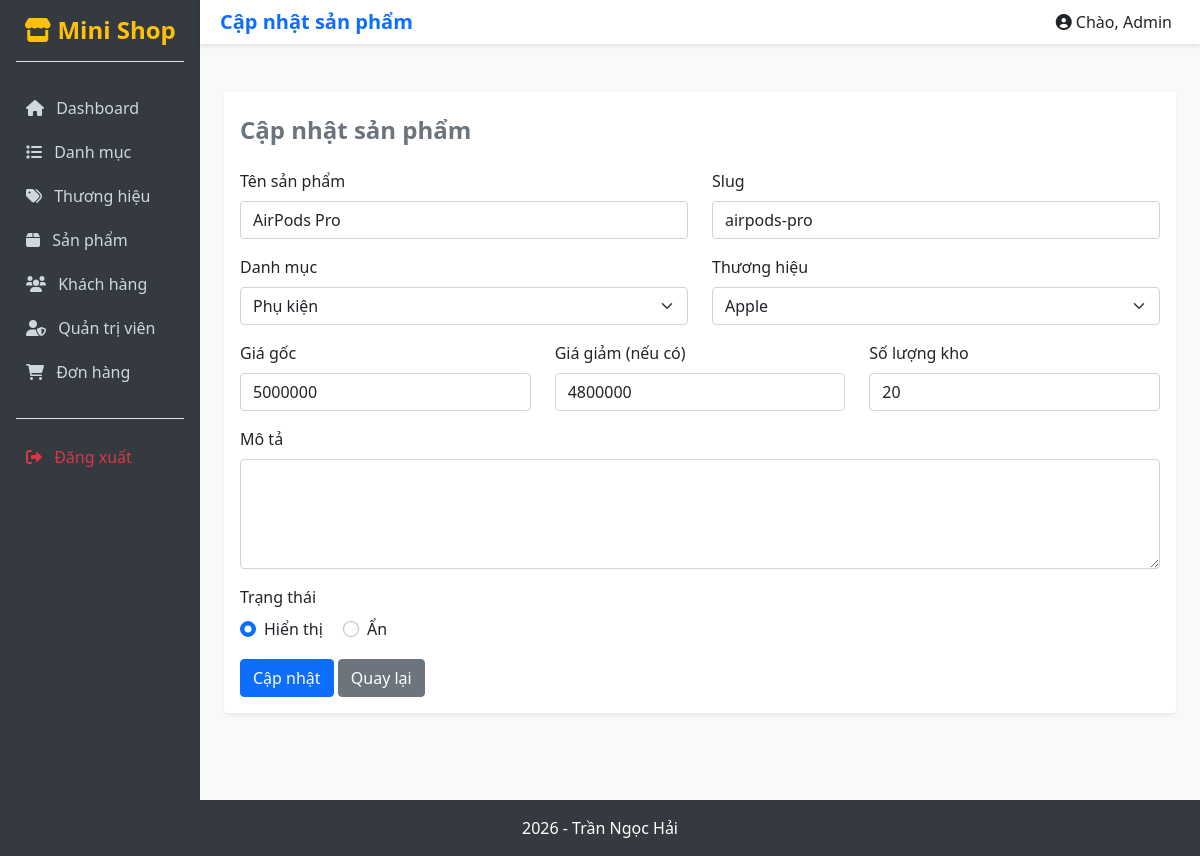
The app's page /views/admin/products/edit.php?id=4 with its own data.
### tables this page shows
CREATE TABLE `products` (
  `id` int(11) NOT NULL,
  `category_id` int(11) NOT NULL,
  `brand_id` int(11) NOT NULL,
  `proname` varchar(200) NOT NULL,
  `slug` varchar(150) DEFAULT NULL,
  `price` decimal(10,0) NOT NULL,
  `discount_price` decimal(10,0) NOT NULL,
  `quantity` int(11) DEFAULT 0,
  `image` varchar(255) DEFAULT NULL,
  `description` text DEFAULT NULL,
  `status` tinyint(1) DEFAULT 1,
  `created_at` datetime DEFAULT current_timestamp(),
  `updated_at` datetime DEFAULT current_timestamp() ON UPDATE current_timestamp()
);

CREATE TABLE `categories` (
  `id` int(11) NOT NULL,
  `catename` varchar(100) NOT NULL,
  `slug` varchar(150) DEFAULT NULL,
  `image` varchar(255) DEFAULT NULL,
  `description` text DEFAULT NULL,
  `status` tinyint(1) DEFAULT 1,
  `created_at` datetime DEFAULT current_timestamp(),
  `updated_at` datetime DEFAULT current_timestamp() ON UPDATE current_timestamp()
);

CREATE TABLE `brands` (
  `id` int(11) NOT NULL,
  `brandname` varchar(100) NOT NULL,
  `slug` varchar(150) DEFAULT NULL,
  `image` varchar(255) DEFAULT NULL,
  `description` text DEFAULT NULL,
  `status` tinyint(1) DEFAULT 1,
  `created_at` datetime DEFAULT current_timestamp(),
  `updated_at` datetime DEFAULT current_timestamp() ON UPDATE current_timestamp()
);

### config/Database.php (called while the page is built, shortened)
<?php
class Database {
    protected string $host = "localhost";
    protected string $database = "tranngochai_database";
    protected string $username = "root";
    protected string $password = "";
    protected function connect(): void {
        try {
            $this->conn = new mysqli(
                $this->host,
                $this->username,
                $this->password,
                $this->database
            );
        } catch (Exception $e) {
            echo "Lỗi: " . $e->getMessage();
        }
    }
}
?>

### dao/ProductDAO.php (called while the page is built, shortened)
<?php
require_once __DIR__ . "/BaseDAO.php";
require_once __DIR__ . "/../models/Product.php";
class ProductDAO extends BaseDAO {
    public function findById(int $id) {
        try {
            $sql = "SELECT * FROM products WHERE id=?";
            $stmt = $this->prepare($sql);
            $stmt->bind_param("i", $id);
            $stmt->execute();
            $result = $stmt->get_result();
            if ($row = $result->fetch_assoc()) {
                $product = new Product((int)$row["category_id"], (int)$row["brand_id"], $row["proname"], $row["slug"], (float)$row["price"], (float)$row["discount_price"], (int)$row["quantity"], $row["image"], $row["description"], (int)$row["status"]);
                $product->id = $row["id"];
                return $product;
            }
        } catch (Exception $e) { throw $e; }
        return null;
    }
}
?>

### dao/BaseDAO.php (called while the page is built, shortened)
<?php
require_once __DIR__ . "/../config/Database.php";
class BaseDAO extends Database {
    protected function executeQuery(string $sql) {
        return $this->conn->query($sql);
    }
    protected function prepare(string $sql) {
        return $this->conn->prepare($sql);
    }
}
?>

### models/Product.php (called while the page is built, shortened)
<?php
class Product {
    public function __construct(int $categoryId = 0, int $brandId = 0, string $proname = "", string $slug = "", float $price = 0, float $discountPrice = 0, int $quantity = 0, ?string $image = null, ?string $description = null, int $status = 1) {
        $this->categoryId = $categoryId;
        $this->brandId = $brandId;
        $this->proname = $proname;
        $this->slug = $slug;
        $this->price = $price;
        $this->discountPrice = $discountPrice;
        $this->quantity = $quantity;
        $this->status = $status;
    }
}
?>

### dao/CategoryDAO.php (called while the page is built, shortened)
<?php
require_once __DIR__ . "/BaseDAO.php";
require_once __DIR__ . "/../models/Category.php";
class CategoryDAO extends BaseDAO {
    public function getAll($keyword = "") {
        $list = [];
        try {
            $sql = "SELECT * FROM categories";
            $sql .= " ORDER BY catename";
            if (!empty($keyword)) {
                $stmt = $this->prepare($sql);
                $param = "%" . $keyword . "%";
                $stmt->bind_param("ss", $param, $param);
                $stmt->execute();
                $result = $stmt->get_result();
            } else {
                $result = $this->executeQuery($sql);
            }
            while ($row = $result->fetch_assoc()) {
                $category = new Category($row["catename"], $row["slug"], $row["image"], $row["description"], (int)$row["status"]);
                $category->id = (int)$row["id"];
                $category->createdAt = $row["created_at"];
                $category->updatedAt = $row["updated_at"];
                $list[] = $category;
            }
        } catch (Exception $e) { echo "Lỗi: " . $e->getMessage(); }
        return $list;
    }
}
?>

### models/Category.php (called while the page is built, shortened)
<?php
class Category
{
    public function __construct(string $name = "", string $slug = "", ?string $image = null, ?string $description = null, int $status = 1)
    {
        $this->name = $name;
    }
}
?>

### dao/BrandDAO.php (called while the page is built, shortened)
<?php
require_once __DIR__ . "/BaseDAO.php";
require_once __DIR__ . "/../models/Brand.php";
class BrandDAO extends BaseDAO {
    public function getAll($keyword = "") {
        $list = [];
        try {
            $sql = "SELECT * FROM brands";
            $sql .= " ORDER BY brandname";
            if (!empty($keyword)) {
                $stmt = $this->prepare($sql);
                $param = "%" . $keyword . "%";
                $stmt->bind_param("s", $param);
                $stmt->execute();
                $result = $stmt->get_result();
            } else {
                $result = $this->executeQuery($sql);
            }
            while ($row = $result->fetch_assoc()) {
                $brand = new Brand($row["brandname"], $row["slug"], $row["image"], $row["description"], (int)$row["status"]);
                $brand->id = (int)$row["id"];
                $brand->createdAt = $row["created_at"];
                $brand->updatedAt = $row["updated_at"];
                $list[] = $brand;
            }
        } catch (Exception $e) { throw $e; }
        return $list;
    }
}
?>

### models/Brand.php (called while the page is built, shortened)
<?php
class Brand {
    public function __construct(string $brandname = "", string $slug = "", ?string $image = null, ?string $description = null, int $status = 1) {
        $this->brandname = $brandname;
    }
}
?>

### views/admin/products/edit.php (the view, shortened to what this page needs)
<?php
require_once "../../../dao/ProductDAO.php";
require_once "../../../dao/CategoryDAO.php";
require_once "../../../dao/BrandDAO.php";
$dao = new ProductDAO();
$catDao = new CategoryDAO();
$brandDao = new BrandDAO();
$id = $_GET['id'] ?? 0;
$product = $dao->findById($id);
$categories = $catDao->getAll();
$brands = $brandDao->getAll();
?>
<div class="container mt-4">
    <div class="card shadow-sm border-0">
        <div class="card-header bg-white border-0 pt-4 pb-0">
            <h4 class="fw-bold text-secondary">Cập nhật sản phẩm</h4>
        </div>
        <div class="card-body">
            <form method="POST">
                <div class="row mb-3">
                    <div class="col-md-6">
                        <label class="form-label">Tên sản phẩm</label>
                        <input type="text" name="productName" class="form-control" value="<?= htmlspecialchars($product->proname) ?>">
                    </div>
                    <div class="col-md-6">
                        <label class="form-label">Slug</label>
                        <input type="text" name="slug" class="form-control" value="<?= htmlspecialchars($product->slug) ?>">
                    </div>
                </div>
                <div class="row mb-3">
                    <div class="col-md-6">
                        <label class="form-label">Danh mục</label>
                        <select name="categoryId" class="form-select">
                            <?php foreach($categories as $item) { ?>
                                <option value="<?= $item->id ?>" <?= $item->id == $product->categoryId ? 'selected' : '' ?>><?= $item->name ?></option>
                            <?php } ?>
                        </select>
                    </div>
                    <div class="col-md-6">
                        <label class="form-label">Thương hiệu</label>
                        <select name="brandId" class="form-select">
                            <?php foreach($brands as $item) { ?>
                                <option value="<?= $item->id ?>" <?= $item->id == $product->brandId ? 'selected' : '' ?>><?= $item->brandname ?></option>
                            <?php } ?>
                        </select>
                    </div>
                </div>
                <div class="row mb-3">
                    <div class="col-md-4">
                        <label class="form-label">Giá gốc</label>
                        <input type="number" name="price" class="form-control" value="<?= $product->price ?>">
                    </div>
                    <div class="col-md-4">
                        <label class="form-label">Giá giảm (nếu có)</label>
                        <input type="number" name="discountPrice" class="form-control" value="<?= $product->discountPrice ?>">
                    </div>
                    <div class="col-md-4">
                        <label class="form-label">Số lượng kho</label>
                        <input type="number" name="quantity" class="form-control" value="<?= $product->quantity ?>">
                    </div>
                </div>
                <div class="mb-3">
                    <label class="form-label">Mô tả</label>
                    <textarea name="description" rows="4" class="form-control"><?= htmlspecialchars($product->description) ?></textarea>
                </div>
                <div class="mb-3">
                    <label class="form-label d-block">Trạng thái</label>
                    <div class="form-check form-check-inline">
                        <input class="form-check-input" type="radio" name="status" value="1" <?= $product->status == 1 ? 'checked' : '' ?>>
                        <label class="form-check-label">Hiển thị</label>
                    </div>
                    <div class="form-check form-check-inline">
                        <input class="form-check-input" type="radio" name="status" value="0" <?= $product->status == 0 ? 'checked' : '' ?>>
                        <label class="form-check-label">Ẩn</label>
                    </div>
                </div>
                <button type="submit" class="btn btn-primary">Cập nhật</button>
                <a href="index.php" class="btn btn-secondary">Quay lại</a>
            </form>
        </div>
    </div>
</div>
<?php
include "../layouts/master.php";
?>

### assets/css/style.css (style rules this page uses)
body { background-color: #f8f9fa; }

### records on screen
products: productName "AirPods Pro", slug "airpods-pro", categoryId "Phụ kiện", brandId "Apple", price "5000000", discountPrice "4800000", quantity "20", status "☑"

### other values on screen
$pageTitle "Cập nhật sản phẩm"
